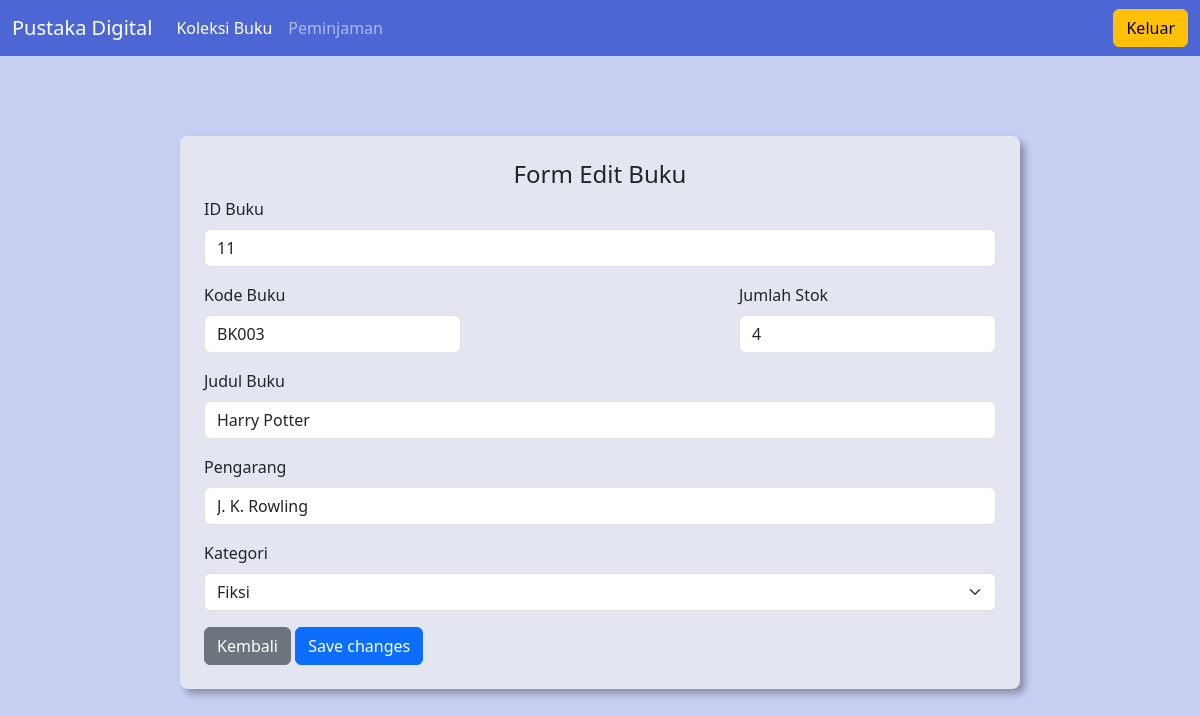
/form_edit.php?id=11, run on the app's committed database.
### tables this page shows
CREATE TABLE `databuku` (
  `id` int(5) NOT NULL,
  `kode_buku` varchar(7) NOT NULL DEFAULT 'BK000',
  `judul` varchar(70) NOT NULL,
  `pengarang` varchar(50) NOT NULL,
  `kategori` varchar(25) NOT NULL,
  `stok` int(5) NOT NULL
);

### form_edit.php (the view, shortened to what this page needs)
<?php
include 'connection.php';
$id = $_GET['id'];
$query = "SELECT * FROM databuku WHERE id='$id'";
$result = mysqli_query($koneksi, $query);
$row = mysqli_fetch_assoc($result);
?>
<!DOCTYPE html>
<html lang="en">
<head>
    <link href="https://cdn.jsdelivr.net/npm/bootstrap@5.3.8/dist/css/bootstrap.min.css" rel="stylesheet">
    <link rel="stylesheet" href="stylepustaka.css">
</head>
<body class="body-form-edit">
    <header>
        <nav class="navbar navbar-expand-lg navbar-dark bg-body-tertiary">
            <div class="container-fluid">
                <a class="navbar-brand" href="koleksibuku.php">Pustaka Digital</a>
                <div class="collapse navbar-collapse" id="navbarNav">
                    <ul class="navbar-nav">
                        <li class="nav-item">
                            <a class="nav-link active" aria-current="page" href="list_koleksi.php">Koleksi Buku</a>
                        </li>
                        <li class="nav-item">
                            <a class="nav-link" href="list_peminjaman.php">Peminjaman</a>
                        </li>
                    </ul>
                    <ul class="navbar-nav ms-auto">
                        <li class="nav-item">
                            <a role="button" href="logout.php" class="btn btn-warning btn-explore">Keluar</a>
                        </li>
                    </ul>
                </div>
            </div>
        </nav>
    </header>
    <main class="content-form-edit">
        <div class="wrapper-form-edit">
            <form class="form-edit" action="proses_edit.php" method="post">
                <div class="title-form-edit">
                    <h4>Form Edit Buku</h4>
                </div>
                <div class="mb-3">
                    <label for="exampleFormControlInput1" class="form-label">ID Buku</label>
                    <input type="text" class="form-control" id="exampleFormControlInput1" name="id" readonly value="<?php echo $row['id']; ?>">
                </div>
                <div class="wrapper-kode-stok">
                    <div class="mb-3">
                        <label for="exampleFormControlInput2" class="form-label">Kode Buku</label>
                        <input type="text" class="form-control" id="exampleFormControlInput2" name="kodeBuku" value="<?php echo $row['kode_buku']; ?>">
                    </div>
                    <div class="mb-3 ms-auto">
                        <label for="exampleFormControlInput3" class="form-label">Jumlah Stok</label>
                        <input type="number" class="form-control" id="exampleFormControlInput3" name="stok" value="<?php echo $row['stok']; ?>">
                    </div>
                </div>
                <div class="mb-3">
                    <label for="exampleFormControlInput4" class="form-label">Judul Buku</label>
                    <input type="text" class="form-control" id="exampleFormControlInput4" name="judul" value="<?php echo $row['judul']; ?>">
                </div>
                <div class="mb-3">
                    <label for="exampleFormControlInput5" class="form-label">Pengarang</label>
                    <input type="text" class="form-control" id="exampleFormControlInput5" name="pengarang" value="<?php echo $row['pengarang']; ?>">
                </div>
                <div class="mb-3">
                    <label for="exampleFormControlInput5" class="form-label">Kategori</label>
                    <select class="form-select" id="exampleFormControlInput6" name="kategori" aria-label="Default select example" required>
                        <option selected hidden><?php echo $row['kategori']; ?></option>
                    </select>
                </div>
                <div class="form-button">
                    <button type="button" class="btn btn-secondary" data-bs-dismiss="modal">Kembali</button>
                    <button type="submit" class="btn btn-primary">Save changes</button>
                </div>
            </form>
        </div>
    </main>
</body>
</html>

### stylepustaka.css (style rules this page uses)
:root { --primary-color: #4c67d3; --neutral-color: #e3e6f1; --secondary-color: #c6cff2; --th-color: #b8d1f0; }
.body-form-edit { background-color: var(--secondary-color); }
.navbar { color: var(--neutral-color); background-color: var(--primary-color) !important; }
.wrapper-kode-stok { display: flex; }
.wrapper-form-edit { display: block; background-color: var(--neutral-color); width: 70vw; padding: 24px; margin: 80px auto; border-radius: 8px; box-shadow: 5px 5px 7px 0px rgba(0, 0, 0, 0.3); }
.title-form-edit { width: fit-content; margin: 0 auto; }

### data on the page
databuku: id "11", kodeBuku "BK003", stok "4", judul "Harry Potter", pengarang "J. K. Rowling", kategori "Fiksi"
